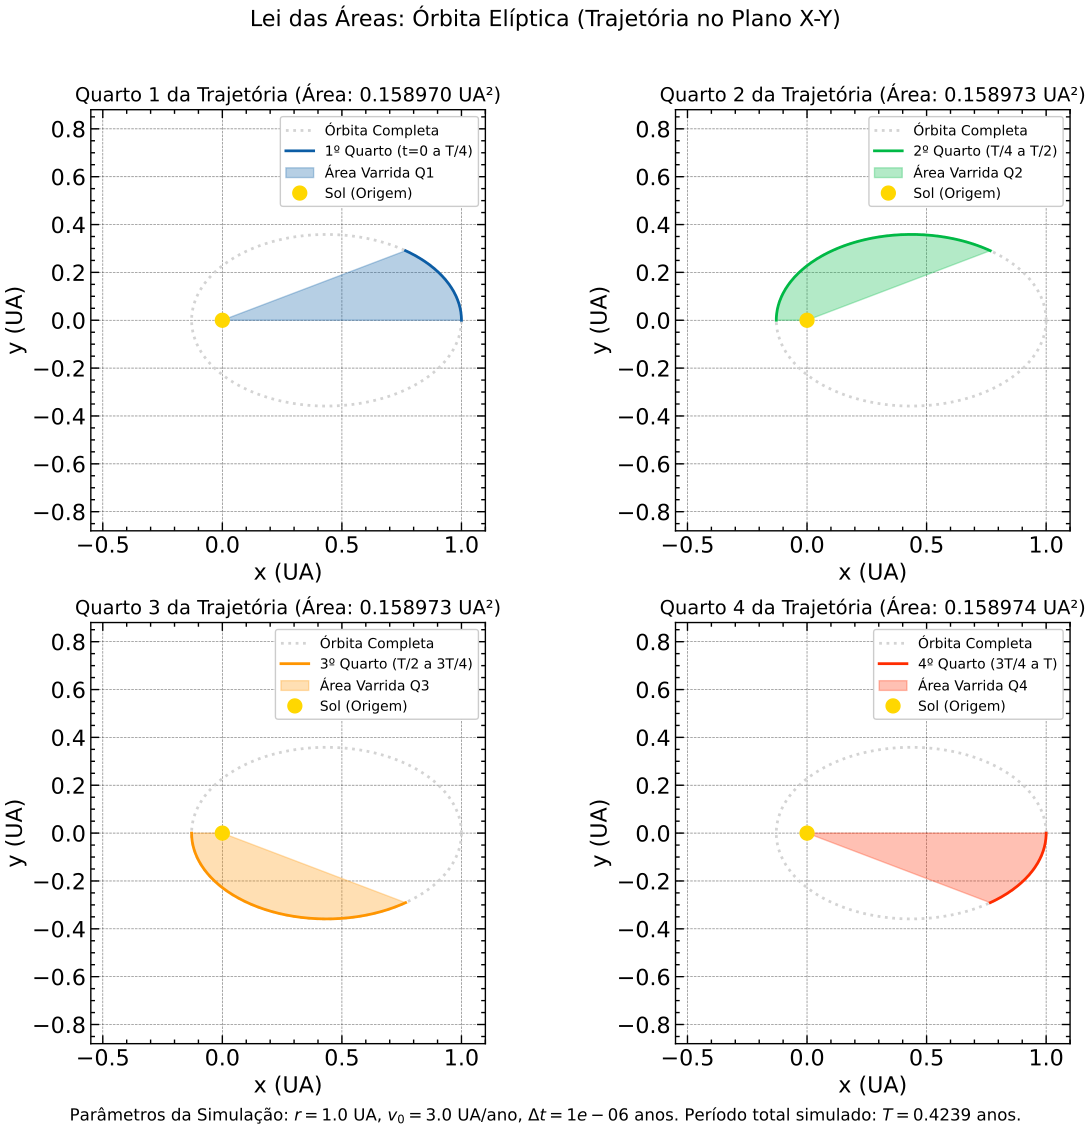

Recreate this plot in Python.
import pandas as pd
import numpy as np
import matplotlib.pyplot as plt
import scienceplots
plt.style.use(['science', 'notebook', 'grid'])

R_INICIAL = 1.0     # r (em UA)
V0_INICIAL = 3.0    # v0 (velocidade inicial)
DELTA_T = 0.000001     # delta_t (passo de tempo)
FILENAME_INPUT = "grafA.dat"
FILENAME_OUTPUT = "grafA.pdf"


def calculate_area(x, y):
    """Calcula a área total coberta por uma série de pontos em relação à origem."""
    area = 0.5 * np.sum(np.abs(x[:-1] * y[1:] - x[1:] * y[:-1]))
    return area

# --- CARREGAMENTO DOS DADOS ---
try:
    # Carrega os dados da trajetória. Assume que o Fortran gerou 3 colunas: t, x, y
    df = pd.read_csv(FILENAME_INPUT, sep='\s+', header=None, skiprows=2, names=['t', 'x', 'y'])
except FileNotFoundError:
    print(f"Erro: Arquivo '{FILENAME_INPUT}' não encontrado. Certifique-se de que o código Fortran foi executado.")
    exit()
except Exception as e:
    print(f"Erro ao ler o arquivo: {e}")
    exit()

# --- CÁLCULO DE PERÍODO E DIVISÃO DA TRAJETÓRIA ---

# O período (T) é o último valor de tempo registrado
PERIODO_T = df['t'].iloc[-1]
Q1_T = PERIODO_T / 4.0
Q2_T = PERIODO_T * 2.0 / 4.0
Q3_T = PERIODO_T * 3.0 / 4.0

# Encontra os índices dos tempos que delimitam os quartos do período
idx_q1 = df[df['t'] <= Q1_T].index[-1]
idx_q2 = df[df['t'] <= Q2_T].index[-1]
idx_q3 = df[df['t'] <= Q3_T].index[-1]
idx_q4 = df.index[-1]

# Divide o DataFrame em quatro trimestres
q1 = df.iloc[:idx_q1 + 1]
q2 = df.iloc[idx_q1:idx_q2 + 1]
q3 = df.iloc[idx_q2:idx_q3 + 1]
q4 = df.iloc[idx_q3:idx_q4 + 1]

# Lista de trimestres para iteração
quarters = [q1, q2, q3, q4]
quarter_names = ['1º Quarto (t=0 a T/4)', '2º Quarto (T/4 a T/2)', '3º Quarto (T/2 a 3T/4)', '4º Quarto (3T/4 a T)']

# --- GERAÇÃO DOS GRÁFICOS (4 GRÁFICOS EM SEQUÊNCIA) ---

fig, axes = plt.subplots(2, 2, figsize=(12, 12))
axes = axes.flatten()

# Determina o limite máximo para os eixos (para todos os gráficos terem a mesma escala)
max_abs = df[['x', 'y']].abs().max().max() * 1.1

# Plota cada quarto do período
for i, q_data in enumerate(quarters):
    ax = axes[i]
    
    # Desenha a trajetória completa em cinza claro
    ax.plot(df['x'], df['y'], color='lightgray', linestyle=':', label='Órbita Completa')
    
    # Desenha o quarto atual (trajetória)
    ax.plot(q_data['x'], q_data['y'], color=f'C{i}', linewidth=2, label=quarter_names[i])

    # Preenche a área varrida
    ax.fill(np.append([0], q_data['x']), np.append([0], q_data['y']), 
            color=f'C{i}', alpha=0.3, label=f'Área Varrida Q{i+1}')
    
    # Calcula e exibe a área varrida
    area = calculate_area(q_data['x'].values, q_data['y'].values)
    
    # Posição do Sol (origem)
    ax.plot(0, 0, 'o', color='gold', markersize=10, label='Sol (Origem)')
    
    # Formatação
    ax.set_title(f'Quarto {i+1} da Trajetória (Área: {area:.6f} UA²)', fontsize=14)
    ax.set_xlabel('x (UA)')
    ax.set_ylabel('y (UA)')
    ax.set_aspect('equal', adjustable='box')
    ax.legend(loc='upper right', fontsize=10)
    
    # Define os limites para o mesmo zoom em todos os gráficos
    ax.set_xlim(-max_abs*0.5, max_abs)
    ax.set_ylim(-max_abs*0.8, max_abs*0.8)

# Informações da simulação no rodapé
fig.suptitle('Lei das Áreas: Órbita Elíptica (Trajetória no Plano X-Y)', fontsize=16, y=0.95)
fig.text(0.5, 0.02, 
         f'Parâmetros da Simulação: $r={R_INICIAL}$ UA, $v_0={V0_INICIAL}$ UA/ano, $\Delta t={DELTA_T}$ anos. Período total simulado: $T={PERIODO_T:.4f}$ anos.', 
         ha='center', fontsize=12)

# Salva a figura como PDF
plt.tight_layout(rect=[0, 0.03, 1, 0.93]) # Ajusta para o texto no rodapé
plt.savefig(FILENAME_OUTPUT)
plt.close()
